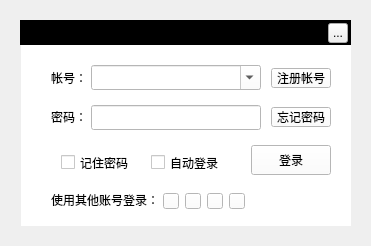
<?xml version="1.0" encoding="UTF-8"?>
<ui version="4.0">
 <class>MusicUserDialog</class>
 <widget class="QWidget" name="MusicUserDialog">
  <property name="geometry">
   <rect>
    <x>0</x>
    <y>0</y>
    <width>371</width>
    <height>246</height>
   </rect>
  </property>
  <property name="windowTitle">
   <string>MusicUserDialog</string>
  </property>
  <property name="styleSheet">
   <string notr="true"/>
  </property>
  <widget class="QLabel" name="topTitleBar">
   <property name="geometry">
    <rect>
     <x>20</x>
     <y>20</y>
     <width>331</width>
     <height>25</height>
    </rect>
   </property>
   <property name="styleSheet">
    <string notr="true">background:black</string>
   </property>
   <property name="text">
    <string/>
   </property>
  </widget>
  <widget class="QLabel" name="topTitleName">
   <property name="geometry">
    <rect>
     <x>30</x>
     <y>20</y>
     <width>61</width>
     <height>25</height>
    </rect>
   </property>
   <property name="styleSheet">
    <string notr="true">color:&quot;#FFFFFF&quot;;font-weight:bold</string>
   </property>
   <property name="text">
    <string>用户登录</string>
   </property>
  </widget>
  <widget class="QToolButton" name="topTitleCloseButton">
   <property name="geometry">
    <rect>
     <x>328</x>
     <y>23</y>
     <width>20</width>
     <height>20</height>
    </rect>
   </property>
   <property name="text">
    <string>...</string>
   </property>
  </widget>
  <widget class="QStackedWidget" name="stackedWidget">
   <property name="enabled">
    <bool>true</bool>
   </property>
   <property name="geometry">
    <rect>
     <x>21</x>
     <y>45</y>
     <width>330</width>
     <height>181</height>
    </rect>
   </property>
   <property name="styleSheet">
    <string notr="true">background:white;</string>
   </property>
   <property name="currentIndex">
    <number>0</number>
   </property>
   <widget class="QWidget" name="one">
    <widget class="QLabel" name="usernameLabel">
     <property name="geometry">
      <rect>
       <x>30</x>
       <y>23</y>
       <width>40</width>
       <height>20</height>
      </rect>
     </property>
     <property name="text">
      <string>帐号：</string>
     </property>
    </widget>
    <widget class="QLabel" name="passwdLabel">
     <property name="geometry">
      <rect>
       <x>30</x>
       <y>62</y>
       <width>40</width>
       <height>20</height>
      </rect>
     </property>
     <property name="text">
      <string>密码：</string>
     </property>
    </widget>
    <widget class="QComboBox" name="userComboBox">
     <property name="geometry">
      <rect>
       <x>70</x>
       <y>20</y>
       <width>170</width>
       <height>25</height>
      </rect>
     </property>
     <property name="styleSheet">
      <string notr="true"/>
     </property>
     <property name="editable">
      <bool>true</bool>
     </property>
    </widget>
    <widget class="QLineEdit" name="passwLineEdit">
     <property name="enabled">
      <bool>true</bool>
     </property>
     <property name="geometry">
      <rect>
       <x>70</x>
       <y>60</y>
       <width>170</width>
       <height>25</height>
      </rect>
     </property>
     <property name="styleSheet">
      <string notr="true"/>
     </property>
     <property name="echoMode">
      <enum>QLineEdit::Password</enum>
     </property>
    </widget>
    <widget class="QPushButton" name="forgotPwdButton">
     <property name="geometry">
      <rect>
       <x>250</x>
       <y>62</y>
       <width>60</width>
       <height>20</height>
      </rect>
     </property>
     <property name="text">
      <string>忘记密码</string>
     </property>
    </widget>
    <widget class="QPushButton" name="registerButton">
     <property name="geometry">
      <rect>
       <x>250</x>
       <y>23</y>
       <width>60</width>
       <height>20</height>
      </rect>
     </property>
     <property name="text">
      <string>注册帐号</string>
     </property>
    </widget>
    <widget class="QCheckBox" name="rememberPwd">
     <property name="geometry">
      <rect>
       <x>40</x>
       <y>110</y>
       <width>70</width>
       <height>15</height>
      </rect>
     </property>
     <property name="text">
      <string>记住密码</string>
     </property>
    </widget>
    <widget class="QCheckBox" name="automaticLogon">
     <property name="geometry">
      <rect>
       <x>130</x>
       <y>110</y>
       <width>70</width>
       <height>15</height>
      </rect>
     </property>
     <property name="text">
      <string>自动登录</string>
     </property>
    </widget>
    <widget class="QPushButton" name="loginButton">
     <property name="geometry">
      <rect>
       <x>230</x>
       <y>100</y>
       <width>80</width>
       <height>30</height>
      </rect>
     </property>
     <property name="text">
      <string>登录</string>
     </property>
    </widget>
    <widget class="QLabel" name="otherLogin">
     <property name="geometry">
      <rect>
       <x>30</x>
       <y>145</y>
       <width>111</width>
       <height>20</height>
      </rect>
     </property>
     <property name="text">
      <string>使用其他账号登录：</string>
     </property>
    </widget>
    <widget class="QPushButton" name="useTencentLogin">
     <property name="geometry">
      <rect>
       <x>142</x>
       <y>148</y>
       <width>16</width>
       <height>16</height>
      </rect>
     </property>
     <property name="cursor">
      <cursorShape>PointingHandCursor</cursorShape>
     </property>
     <property name="toolTip">
      <string/>
     </property>
     <property name="styleSheet">
      <string notr="true">border-image:url(:/usermanager/qq)</string>
     </property>
     <property name="text">
      <string/>
     </property>
    </widget>
    <widget class="QPushButton" name="useRenrenLogin">
     <property name="geometry">
      <rect>
       <x>164</x>
       <y>148</y>
       <width>16</width>
       <height>16</height>
      </rect>
     </property>
     <property name="cursor">
      <cursorShape>PointingHandCursor</cursorShape>
     </property>
     <property name="toolTip">
      <string/>
     </property>
     <property name="styleSheet">
      <string notr="true">border-image:url(:/usermanager/renren)</string>
     </property>
     <property name="text">
      <string/>
     </property>
    </widget>
    <widget class="QPushButton" name="useWechatLogin">
     <property name="geometry">
      <rect>
       <x>186</x>
       <y>148</y>
       <width>16</width>
       <height>16</height>
      </rect>
     </property>
     <property name="cursor">
      <cursorShape>PointingHandCursor</cursorShape>
     </property>
     <property name="toolTip">
      <string/>
     </property>
     <property name="styleSheet">
      <string notr="true">border-image:url(:/usermanager/weixing)</string>
     </property>
     <property name="text">
      <string/>
     </property>
    </widget>
    <widget class="QPushButton" name="useSinaLogin">
     <property name="geometry">
      <rect>
       <x>208</x>
       <y>148</y>
       <width>16</width>
       <height>16</height>
      </rect>
     </property>
     <property name="cursor">
      <cursorShape>PointingHandCursor</cursorShape>
     </property>
     <property name="toolTip">
      <string/>
     </property>
     <property name="styleSheet">
      <string notr="true">border-image:url(:/usermanager/xinlang)</string>
     </property>
     <property name="text">
      <string/>
     </property>
    </widget>
   </widget>
   <widget class="QWidget" name="two">
    <widget class="QLabel" name="usernameLabel">
     <property name="geometry">
      <rect>
       <x>30</x>
       <y>25</y>
       <width>61</width>
       <height>20</height>
      </rect>
     </property>
     <property name="text">
      <string>注册帐号：</string>
     </property>
    </widget>
    <widget class="QLabel" name="mailLabel">
     <property name="geometry">
      <rect>
       <x>30</x>
       <y>77</y>
       <width>61</width>
       <height>20</height>
      </rect>
     </property>
     <property name="text">
      <string>邮箱地址：</string>
     </property>
    </widget>
    <widget class="MusicUserLineEdit" name="registerMailLine">
     <property name="geometry">
      <rect>
       <x>100</x>
       <y>75</y>
       <width>190</width>
       <height>25</height>
      </rect>
     </property>
    </widget>
    <widget class="MusicUserLineEdit" name="registerUserLine">
     <property name="geometry">
      <rect>
       <x>100</x>
       <y>20</y>
       <width>190</width>
       <height>25</height>
      </rect>
     </property>
     <property name="styleSheet">
      <string notr="true">QLineEdit::hover{ border: 2px solid #AAAAFF;}</string>
     </property>
    </widget>
    <widget class="QLabel" name="registerUserLineR">
     <property name="geometry">
      <rect>
       <x>105</x>
       <y>50</y>
       <width>180</width>
       <height>20</height>
      </rect>
     </property>
     <property name="text">
      <string>4-20个字母、数字和符号组成</string>
     </property>
    </widget>
    <widget class="QLabel" name="registerMailLineR">
     <property name="geometry">
      <rect>
       <x>105</x>
       <y>105</y>
       <width>180</width>
       <height>20</height>
      </rect>
     </property>
     <property name="text">
      <string>请填写正确的邮箱地址</string>
     </property>
    </widget>
    <widget class="QLabel" name="registerPwdLineR">
     <property name="geometry">
      <rect>
       <x>105</x>
       <y>160</y>
       <width>180</width>
       <height>20</height>
      </rect>
     </property>
     <property name="text">
      <string>6-16个字母、数字和符号组成</string>
     </property>
    </widget>
    <widget class="QLabel" name="registerPwdCLineR">
     <property name="geometry">
      <rect>
       <x>105</x>
       <y>215</y>
       <width>180</width>
       <height>20</height>
      </rect>
     </property>
     <property name="text">
      <string>6-16个字母、数字和符号组成</string>
     </property>
    </widget>
    <widget class="MusicUserLineEdit" name="registerPwdLine">
     <property name="geometry">
      <rect>
       <x>100</x>
       <y>130</y>
       <width>190</width>
       <height>25</height>
      </rect>
     </property>
     <property name="text">
      <string/>
     </property>
     <property name="echoMode">
      <enum>QLineEdit::Password</enum>
     </property>
    </widget>
    <widget class="MusicUserLineEdit" name="registerPwdCLine">
     <property name="geometry">
      <rect>
       <x>100</x>
       <y>185</y>
       <width>190</width>
       <height>25</height>
      </rect>
     </property>
     <property name="text">
      <string/>
     </property>
     <property name="echoMode">
      <enum>QLineEdit::Password</enum>
     </property>
    </widget>
    <widget class="QLabel" name="passwdLable">
     <property name="geometry">
      <rect>
       <x>30</x>
       <y>132</y>
       <width>61</width>
       <height>20</height>
      </rect>
     </property>
     <property name="text">
      <string>设置密码：</string>
     </property>
    </widget>
    <widget class="QLabel" name="passwdCLabel">
     <property name="geometry">
      <rect>
       <x>30</x>
       <y>188</y>
       <width>61</width>
       <height>20</height>
      </rect>
     </property>
     <property name="text">
      <string>确认密码：</string>
     </property>
    </widget>
    <widget class="QPushButton" name="confirmButton">
     <property name="geometry">
      <rect>
       <x>160</x>
       <y>250</y>
       <width>60</width>
       <height>25</height>
      </rect>
     </property>
     <property name="text">
      <string>确定</string>
     </property>
    </widget>
    <widget class="QPushButton" name="cancelButton">
     <property name="geometry">
      <rect>
       <x>230</x>
       <y>250</y>
       <width>60</width>
       <height>25</height>
      </rect>
     </property>
     <property name="text">
      <string>取消</string>
     </property>
    </widget>
    <widget class="QCheckBox" name="agreementCheckBox">
     <property name="geometry">
      <rect>
       <x>30</x>
       <y>265</y>
       <width>111</width>
       <height>16</height>
      </rect>
     </property>
     <property name="text">
      <string>我已阅读并接受</string>
     </property>
    </widget>
    <widget class="QPushButton" name="agreementButton">
     <property name="geometry">
      <rect>
       <x>50</x>
       <y>240</y>
       <width>60</width>
       <height>20</height>
      </rect>
     </property>
     <property name="text">
      <string>网站协议</string>
     </property>
    </widget>
    <widget class="QLabel" name="labelRight">
     <property name="geometry">
      <rect>
       <x>295</x>
       <y>22</y>
       <width>20</width>
       <height>20</height>
      </rect>
     </property>
     <property name="styleSheet">
      <string notr="true">image:url(:/usermanager/right)</string>
     </property>
     <property name="text">
      <string/>
     </property>
    </widget>
    <widget class="QLabel" name="labelRigh_2">
     <property name="geometry">
      <rect>
       <x>295</x>
       <y>77</y>
       <width>20</width>
       <height>20</height>
      </rect>
     </property>
     <property name="styleSheet">
      <string notr="true">image:url(:/usermanager/right)</string>
     </property>
     <property name="text">
      <string/>
     </property>
    </widget>
    <widget class="QLabel" name="labelRigh_3">
     <property name="geometry">
      <rect>
       <x>295</x>
       <y>132</y>
       <width>20</width>
       <height>20</height>
      </rect>
     </property>
     <property name="styleSheet">
      <string notr="true">image:url(:/usermanager/right)</string>
     </property>
     <property name="text">
      <string/>
     </property>
    </widget>
    <widget class="QLabel" name="labelRigh_4">
     <property name="geometry">
      <rect>
       <x>295</x>
       <y>187</y>
       <width>20</width>
       <height>20</height>
      </rect>
     </property>
     <property name="styleSheet">
      <string notr="true">image:url(:/usermanager/right)</string>
     </property>
     <property name="text">
      <string/>
     </property>
    </widget>
   </widget>
   <widget class="QWidget" name="three">
    <widget class="QLabel" name="userLineLabel">
     <property name="geometry">
      <rect>
       <x>50</x>
       <y>23</y>
       <width>40</width>
       <height>20</height>
      </rect>
     </property>
     <property name="text">
      <string>原帐号：</string>
     </property>
    </widget>
    <widget class="QLabel" name="mailLineLabel">
     <property name="geometry">
      <rect>
       <x>50</x>
       <y>62</y>
       <width>40</width>
       <height>20</height>
      </rect>
     </property>
     <property name="text">
      <string>原邮箱：</string>
     </property>
    </widget>
    <widget class="QLineEdit" name="mailLineEdit">
     <property name="geometry">
      <rect>
       <x>100</x>
       <y>60</y>
       <width>170</width>
       <height>25</height>
      </rect>
     </property>
     <property name="styleSheet">
      <string notr="true"/>
     </property>
    </widget>
    <widget class="QLineEdit" name="userLineEdit">
     <property name="geometry">
      <rect>
       <x>100</x>
       <y>20</y>
       <width>170</width>
       <height>25</height>
      </rect>
     </property>
     <property name="styleSheet">
      <string notr="true"/>
     </property>
    </widget>
    <widget class="QLabel" name="pwdLineLabel">
     <property name="geometry">
      <rect>
       <x>50</x>
       <y>101</y>
       <width>40</width>
       <height>20</height>
      </rect>
     </property>
     <property name="text">
      <string>新密码：</string>
     </property>
    </widget>
    <widget class="MusicUserLineEdit" name="pwdLineEdit">
     <property name="geometry">
      <rect>
       <x>100</x>
       <y>100</y>
       <width>170</width>
       <height>25</height>
      </rect>
     </property>
     <property name="styleSheet">
      <string notr="true"/>
     </property>
     <property name="echoMode">
      <enum>QLineEdit::Password</enum>
     </property>
    </widget>
    <widget class="QLabel" name="pwdLineEditR">
     <property name="geometry">
      <rect>
       <x>105</x>
       <y>130</y>
       <width>165</width>
       <height>20</height>
      </rect>
     </property>
     <property name="text">
      <string>6-16个字母、数字和符号组成</string>
     </property>
    </widget>
    <widget class="QLabel" name="labelRigh_5">
     <property name="geometry">
      <rect>
       <x>275</x>
       <y>102</y>
       <width>20</width>
       <height>20</height>
      </rect>
     </property>
     <property name="styleSheet">
      <string notr="true">image:url(:/usermanager/right)</string>
     </property>
     <property name="text">
      <string/>
     </property>
    </widget>
    <widget class="QPushButton" name="verificationCode">
     <property name="geometry">
      <rect>
       <x>30</x>
       <y>160</y>
       <width>91</width>
       <height>31</height>
      </rect>
     </property>
     <property name="cursor">
      <cursorShape>PointingHandCursor</cursorShape>
     </property>
     <property name="styleSheet">
      <string notr="true"/>
     </property>
     <property name="text">
      <string/>
     </property>
    </widget>
    <widget class="QLineEdit" name="verificationCodeEdit">
     <property name="geometry">
      <rect>
       <x>210</x>
       <y>160</y>
       <width>80</width>
       <height>25</height>
      </rect>
     </property>
     <property name="styleSheet">
      <string notr="true"/>
     </property>
    </widget>
    <widget class="QLabel" name="verificationCodeLabel">
     <property name="geometry">
      <rect>
       <x>135</x>
       <y>164</y>
       <width>71</width>
       <height>20</height>
      </rect>
     </property>
     <property name="text">
      <string>输入验证码：</string>
     </property>
    </widget>
    <widget class="QPushButton" name="confirmButton_2">
     <property name="geometry">
      <rect>
       <x>70</x>
       <y>210</y>
       <width>60</width>
       <height>25</height>
      </rect>
     </property>
     <property name="text">
      <string>确定</string>
     </property>
    </widget>
    <widget class="QPushButton" name="cancelButton_2">
     <property name="geometry">
      <rect>
       <x>200</x>
       <y>210</y>
       <width>60</width>
       <height>25</height>
      </rect>
     </property>
     <property name="text">
      <string>取消</string>
     </property>
    </widget>
   </widget>
  </widget>
 </widget>
 <customwidgets>
  <customwidget>
   <class>MusicUserLineEdit</class>
   <extends>QLineEdit</extends>
   <header>musicuserlineedit.h</header>
   <container>1</container>
  </customwidget>
 </customwidgets>
 <resources/>
 <connections/>
</ui>
